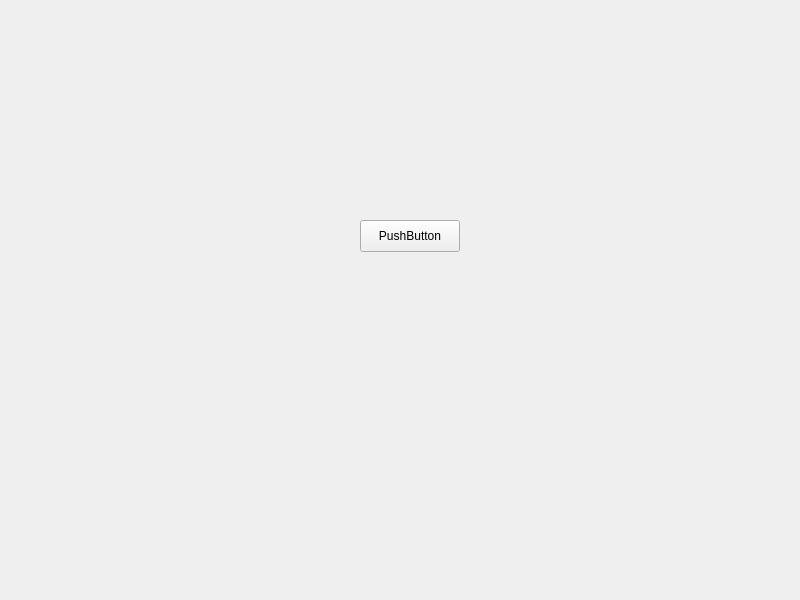
<?xml version="1.0" encoding="UTF-8"?>
<ui version="4.0">
 <class>Widget</class>
 <widget class="QWidget" name="Widget">
  <property name="geometry">
   <rect>
    <x>0</x>
    <y>0</y>
    <width>800</width>
    <height>600</height>
   </rect>
  </property>
  <property name="windowTitle">
   <string>Widget</string>
  </property>
  <widget class="QPushButton" name="pushButton">
   <property name="geometry">
    <rect>
     <x>360</x>
     <y>220</y>
     <width>100</width>
     <height>32</height>
    </rect>
   </property>
   <property name="text">
    <string>PushButton</string>
   </property>
  </widget>
 </widget>
 <resources/>
 <connections/>
</ui>
